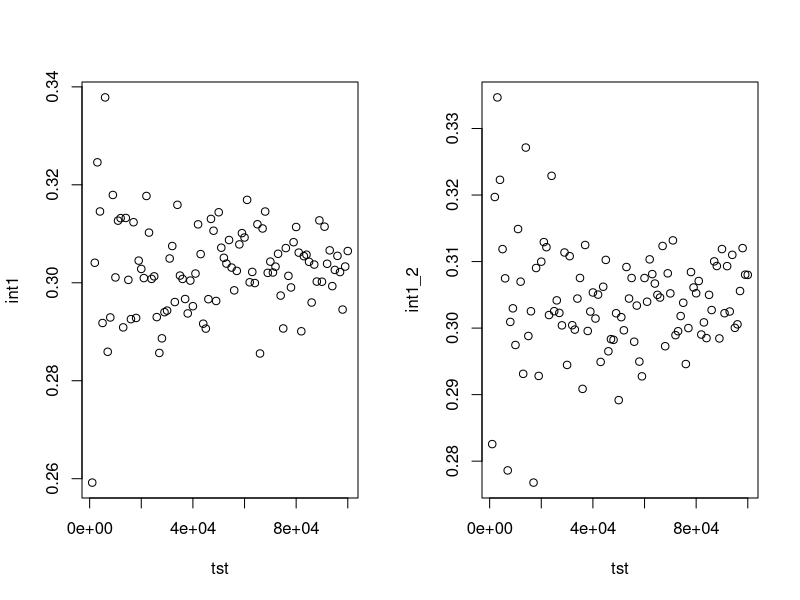
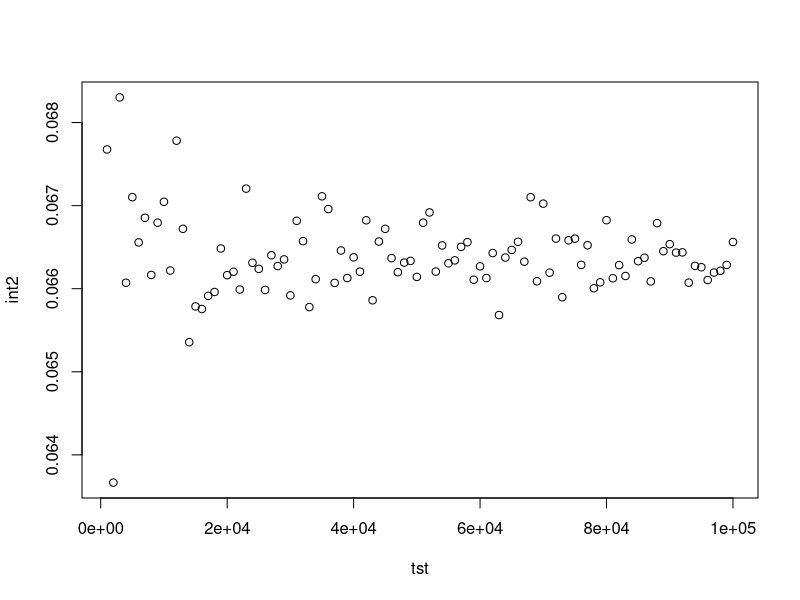
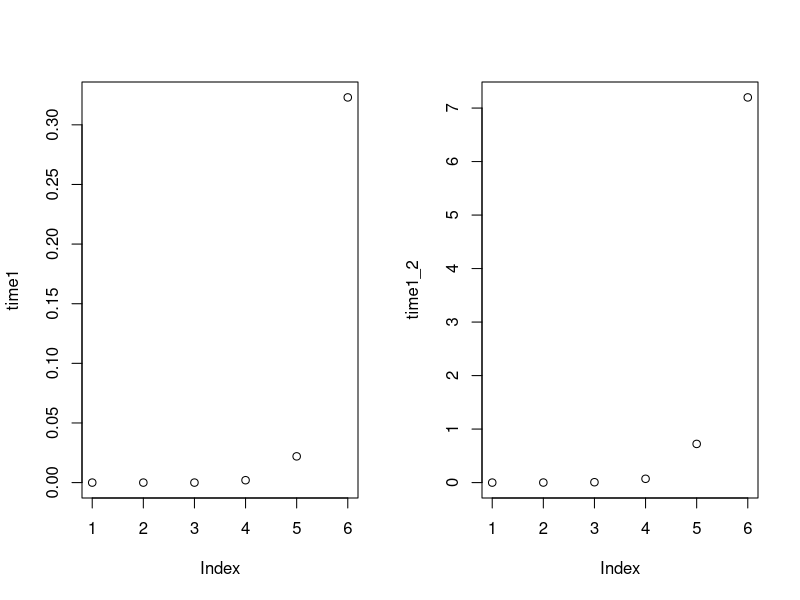
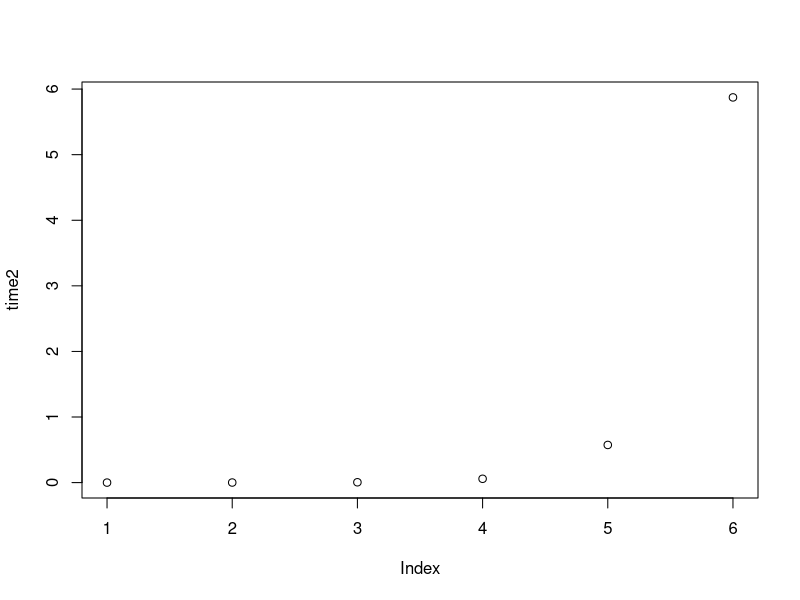
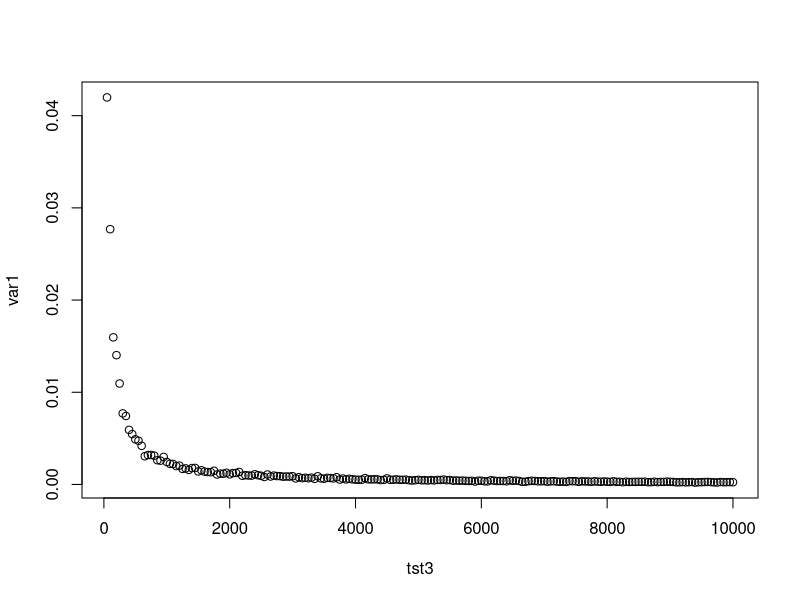

Recreate these plots in R, in order. (Note: a time limit stopped this script after it produced the figures.)
###################################################################
#####################   Metody Monte Carlo   ##################### 
######################     Projekt 9.1      ##################### 
################################################################


### calka 1 ###

# Dla rozkladu jednostajnego

f1 = function(n){
  x=runif(n,-1,6)
  y=7*sin(x)/(1+x^2)
  mean(y)
}

# Dla rozkladu Cauchy'ego

f1_2 = function(n){
  y=seq(0,0,len=n)
  for (i in 1:n){
    x=rcauchy(1)
    if (x>=-1 & x<=6) y[i]=pi*sin(x)
  }
  mean(y)
}


### calka 2 ###

f2 = function(n){
  y=seq(0,0,len=n)
  for (i in 1:n){
    x=rnorm(1,2,1)
    if (x>=2) y[i]=sqrt(2*pi)/(exp(1)*x^2)
  }  
  mean(y)
}



### symulacje ###

tst=seq(1000,100000,by=1000)
int1=seq(0,0,len=length(tst))
int1_2=seq(0,0,len=length(tst))
int2=seq(0,0,len=length(tst))


for (i in 1:length(tst)) int1[i]=f1(tst[i])
for (i in 1:length(tst)) int1_2[i]=f1_2(tst[i])

for (i in 1:length(tst)) int2[i]=f2(tst[i])


par(mfrow=c(1,2))

plot(tst,int1)
plot(tst,int1_2)

integrate(function(x) sin(x)/(1+x^2),-1,6)

par(mfrow=c(1,1))
plot(tst,int2)

integrate(function(x) exp(-(x^2-4*x+6)/2)/(x^2),2,Inf)


################ czas wykonania w zaleznosci od liczby symulacji ################ 

tst2=c(100,1000,10000,100000,1000000,10000000)
time1=seq(0,0,len=length(tst2))
time1_2=seq(0,0,len=length(tst2))
time2=seq(0,0,len=length(tst2))

for (i in 1:length(tst2)) time1[i]=system.time(f1(tst2[i]))[1] 
for (i in 1:length(tst2)) time1_2[i]=system.time(f1_2(tst2[i]))[1] 

for (i in 1:length(tst2)) time2[i]=system.time(f2(tst2[i]))[1] 

par(mfrow=c(1,2))
plot(time1)
plot(time1_2)

par(mfrow=c(1,1))
plot(time2)



################ wariancja wyniku w zaleznosci od liczby symulacji ################ 

### variancja dla calki 1 ###

tst3=seq(50,10000,by=50)
nrow=length(tst3)
ncol=200

int1.2=matrix(nrow=nrow,ncol=ncol)

for (i in 1:ncol){
  for (j in 1:nrow) int1.2[i,j]=f1(tst3[j])
}

var1=seq(0,0,len=length(tst3))

for (i in 1:length(tst3)) var1[i]=var(int1.2[,i])

par(mfrow=c(1,1))
plot(tst3,var1)



### variancja dla calki 2  ###

int2.2=matrix(nrow=nrow,ncol=ncol)

for (i in 1:ncol){
  for (j in 1:nrow) int2.2[i,j]=f2(tst3[j])
}

var2=seq(0,0,len=length(tst3))

for (i in 1:length(tst3)) var2[i]=var(int2.2[,i])

plot(tst3,var2)
